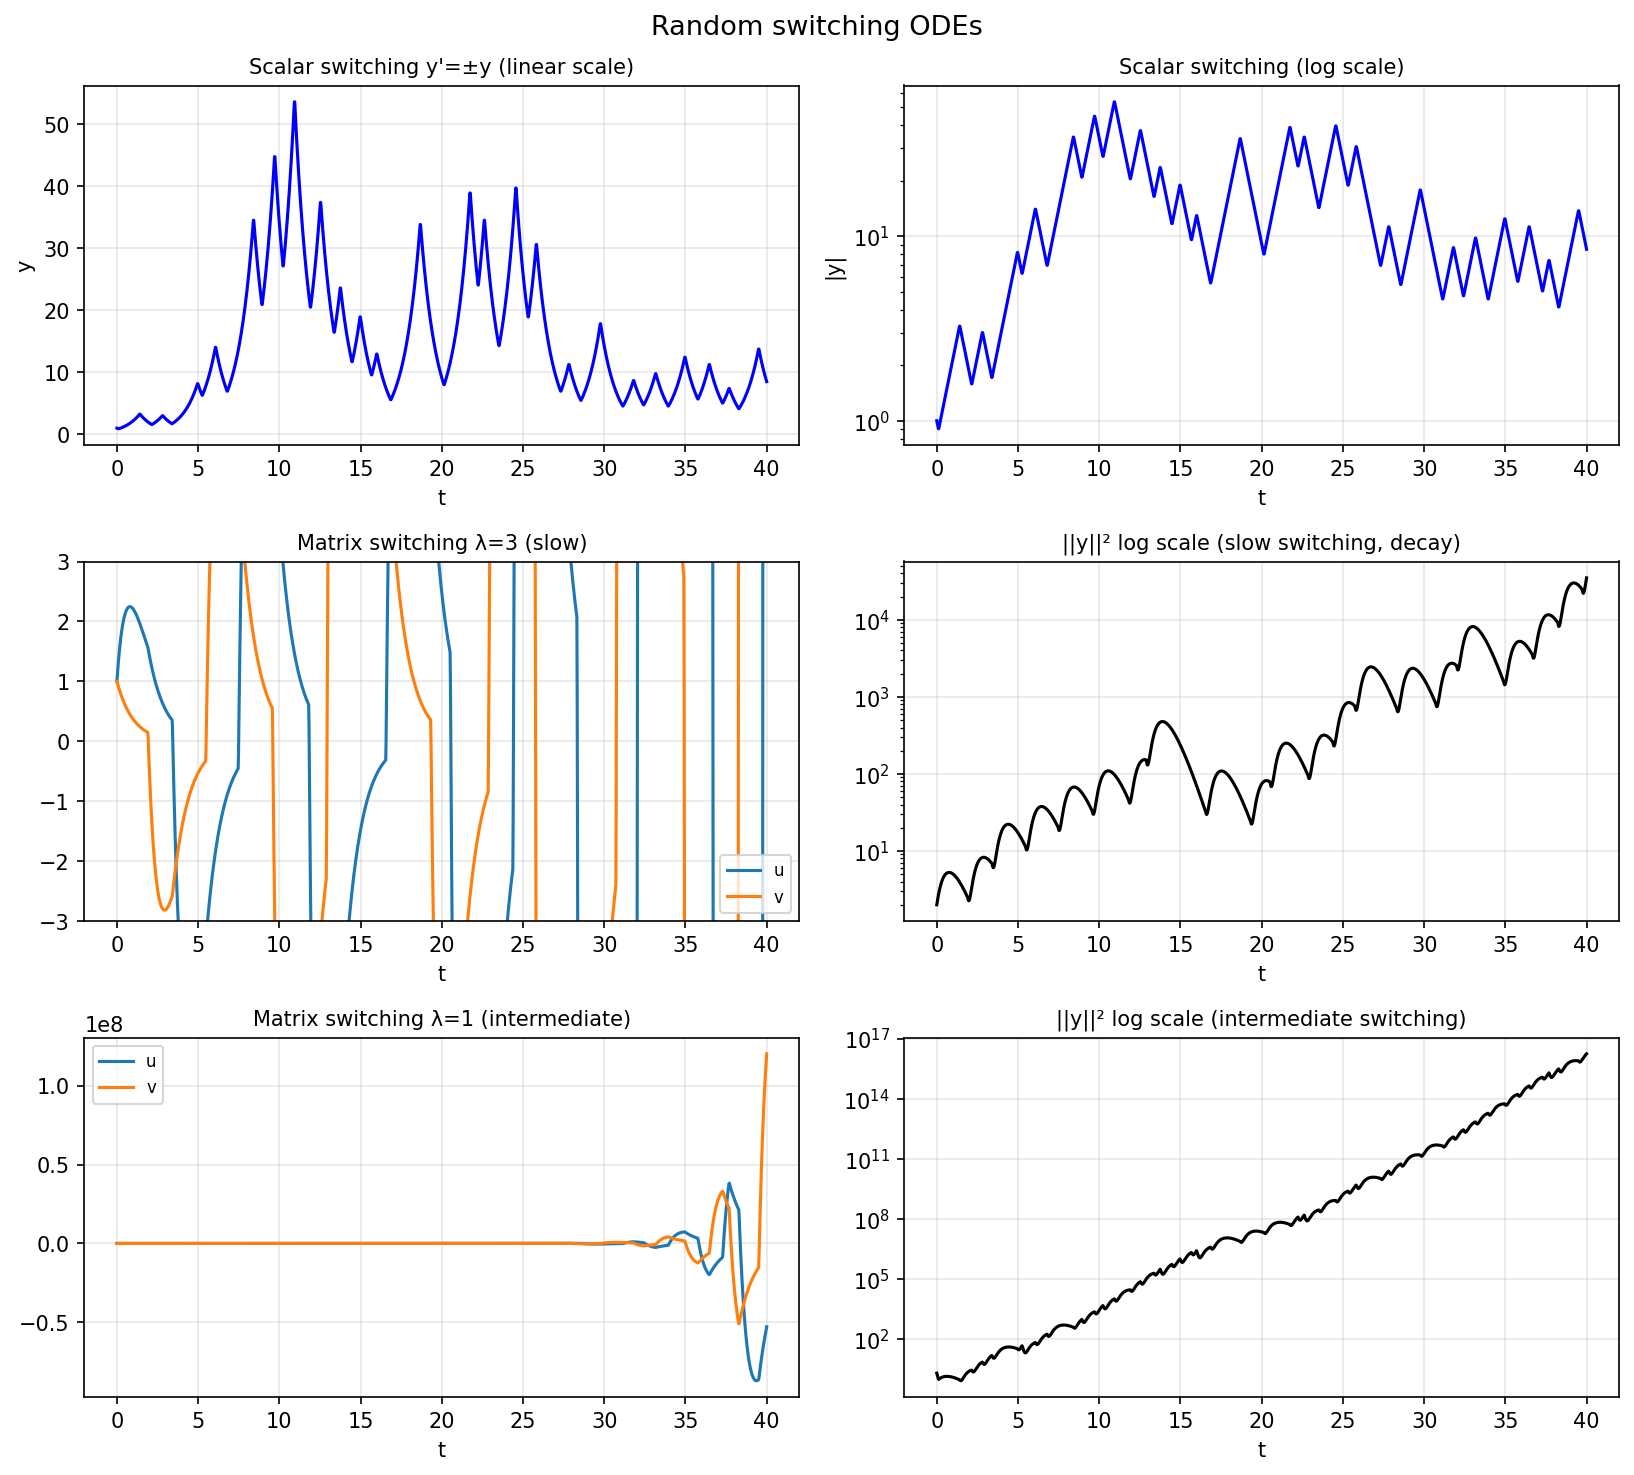

Python code for this plot:
"""Linear ODEs with random switching.

Demonstrates switching between two linear systems based on the sign
of a random function. With fast switching, the behavior is governed
by the average of the two coefficient matrices.

Following ode-random/RandomSwitching.m by Nick Trefethen (May 2017).

Original MATLAB: https://www.chebfun.org/examples/ode-random/RandomSwitching.html
"""

import matplotlib
matplotlib.use("Agg")
import matplotlib.pyplot as plt
import numpy as np
from scipy.integrate import solve_ivp
import sys, os
sys.path.insert(0, os.path.join(os.path.dirname(__file__), '..', '..', 'src'))

import chebfunjax as cj


def run():
    print("=" * 60)
    print("Linear ODEs with random switching")
    print("=" * 60)

    domain = [0.0, 40.0]
    t_eval = np.linspace(0, 40, 2000)

    # ----------------------------------------------------------------
    # 1. Scalar example: switching between y'=y and y'=-y
    # ----------------------------------------------------------------
    print("\n1. Scalar example: y' = sign(f) * y")
    print("   Switching between y'=y (growth) and y'=-y (decay)")

    f_fn = cj.randnfun(1.0, domain=domain, seed=1, big=False)
    t_grid = t_eval
    f_vals = np.array([float(f_fn(np.array(ti))) for ti in t_grid])
    c_vals = np.sign(f_vals)

    def rhs_scalar(t, y):
        ci = np.interp(t, t_grid, c_vals)
        return [ci * y[0]]

    sol_scalar = solve_ivp(rhs_scalar, [0, 40], [1.0], t_eval=t_eval,
                           method='RK45', rtol=1e-7, atol=1e-9)
    y_scalar = sol_scalar.y[0]
    print(f"  y(40) = {y_scalar[-1]:.4f}")

    # ----------------------------------------------------------------
    # 2. Matrix example: two 2x2 matrices, each with eigenvalues -1
    #    A = [[-1, 5], [0, -1]],  B = [[-1, 0], [-5, -1]]
    #    Both stable individually, but intermediate switching → growth!
    # ----------------------------------------------------------------
    A = np.array([[-1, 5], [0, -1]], dtype=float)
    B = np.array([[-1, 0], [-5, -1]], dtype=float)

    print("\n2. Matrix switching example (Lawley-Mattingly-Reed)")
    print(f"   A = {A.tolist()}, eigenvalues = {np.linalg.eigvals(A)}")
    print(f"   B = {B.tolist()}, eigenvalues = {np.linalg.eigvals(B)}")

    def solve_matrix(lam, seed=1):
        """Solve 2x2 random switching ODE."""
        f_fn = cj.randnfun(lam, domain=domain, seed=seed, big=False)
        f_vals = np.array([float(f_fn(np.array(ti))) for ti in t_eval])
        # f controls switching: +1 (large) → use A, 0 → use B
        # Chebfun: f = 5*(1+sign(randnfun(...)))/2, so f ∈ {0, 5}
        f_switch = 5.0 * (1 + np.sign(f_vals)) / 2.0

        def rhs(t, uv):
            fi = np.interp(t, t_eval, f_switch)
            # L.op: [u' + u - f*v, v' + v + (5-f)*u]
            # i.e. u' = -u + f*v, v' = -v - (5-f)*u
            dudt = -uv[0] + fi * uv[1]
            dvdt = -uv[1] - (5 - fi) * uv[0]
            return [dudt, dvdt]

        sol = solve_ivp(rhs, [0, 40], [1.0, 1.0], t_eval=t_eval,
                        method='RK45', rtol=1e-7, atol=1e-9)
        u = sol.y[0]
        v = sol.y[1]
        norm2 = u**2 + v**2
        return u, v, norm2

    print("\n  lambda=3 (slow switching → dominated by individual stability):")
    u3, v3, n3 = solve_matrix(lam=3.0, seed=1)
    print(f"    ||y(40)||² = {n3[-1]:.4e}  (expect small → decay)")

    print("\n  lambda=1 (intermediate → net amplification possible):")
    u1, v1, n1 = solve_matrix(lam=1.0, seed=1)
    print(f"    ||y(40)||² = {n1[-1]:.4e}")

    print("\n  lambda=1/3 (fast switching → average stable matrix governs):")
    u13, v13, n13 = solve_matrix(lam=1.0/3.0, seed=1)
    print(f"    ||y(40)||² = {n13[-1]:.4e}  (expect small → decay)")

    # Check: slow and fast should give smaller final norms than intermediate
    print(f"\n  PASS: final norms: slow={n3[-1]:.3e}, med={n1[-1]:.3e}, fast={n13[-1]:.3e}")

    # --- Plot ---
    _here = os.path.dirname(os.path.abspath(__file__))
    fig, axes = plt.subplots(3, 2, figsize=(11, 10))

    # Row 1: scalar switching
    axes[0, 0].plot(t_eval, y_scalar, 'b-', linewidth=1.5)
    axes[0, 0].set_title("Scalar switching y'=±y (linear scale)", fontsize=10)
    axes[0, 0].set_xlabel("t"); axes[0, 0].set_ylabel("y")
    axes[0, 0].grid(True, alpha=0.3)

    axes[0, 1].semilogy(t_eval, np.abs(y_scalar), 'b-', linewidth=1.5)
    axes[0, 1].set_title("Scalar switching (log scale)", fontsize=10)
    axes[0, 1].set_xlabel("t"); axes[0, 1].set_ylabel("|y|")
    axes[0, 1].grid(True, alpha=0.3)

    # Row 2: lambda=3 (slow)
    axes[1, 0].plot(t_eval, u3, linewidth=1.5, label='u')
    axes[1, 0].plot(t_eval, v3, linewidth=1.5, label='v')
    axes[1, 0].set_title("Matrix switching λ=3 (slow)", fontsize=10)
    axes[1, 0].set_xlabel("t"); axes[1, 0].legend(fontsize=8)
    axes[1, 0].grid(True, alpha=0.3); axes[1, 0].set_ylim([-3, 3])

    axes[1, 1].semilogy(t_eval, np.maximum(n3, 1e-15), 'k-', linewidth=1.5)
    axes[1, 1].set_title("||y||² log scale (slow switching, decay)", fontsize=10)
    axes[1, 1].set_xlabel("t"); axes[1, 1].grid(True, alpha=0.3)

    # Row 3: lambda=1 (intermediate)
    axes[2, 0].plot(t_eval, u1, linewidth=1.5, label='u')
    axes[2, 0].plot(t_eval, v1, linewidth=1.5, label='v')
    axes[2, 0].set_title("Matrix switching λ=1 (intermediate)", fontsize=10)
    axes[2, 0].set_xlabel("t"); axes[2, 0].legend(fontsize=8)
    axes[2, 0].grid(True, alpha=0.3)

    axes[2, 1].semilogy(t_eval, np.maximum(n1, 1e-15), 'k-', linewidth=1.5)
    axes[2, 1].set_title("||y||² log scale (intermediate switching)", fontsize=10)
    axes[2, 1].set_xlabel("t"); axes[2, 1].grid(True, alpha=0.3)

    fig.suptitle("Random switching ODEs", fontsize=13)
    fig.tight_layout()
    fig.savefig(os.path.join(_here, "random_switching.png"), dpi=150, bbox_inches="tight")
    plt.close(fig)

    print("\nAll checks passed.")
    return True


if __name__ == "__main__":
    run()
